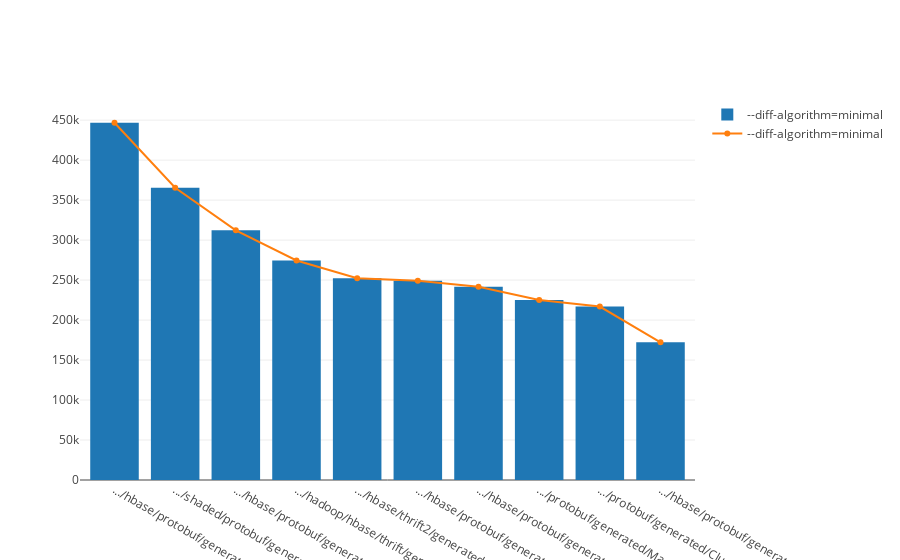

Notebook source saved alongside this figure:
### Code cell
trace7 = go.Bar(
    x=dfminimal['filename'][:10],
    y=dfminimal['SUM #line_changed'][:10],
    name='--diff-algorithm=minimal'
)

trace8 = go.Scatter(
    x=dfminimal['filename'][:10],
    y=dfminimal['SUM #line_changed'][:10],
    name='--diff-algorithm=minimal')

dt = [trace7, trace8]
layout = go.Layout(
    barmode='group'
)

init_notebook_mode(connected=True)
fig = go.Figure(data=dt, layout=layout)
iplot(fig, show_link=False)

### Figure 1 — Plotly figure (JSON) as saved in the notebook; plotly's stock layout.template omitted (floating-point values rounded to 4 significant figures)
{"data": [{"name": "--diff-algorithm=minimal", "type": "bar", "x": [".../hbase/protobuf/generated/MasterProtos.java", ".../shaded/protobuf/generated/MasterProtos.java", ".../hbase/protobuf/generated/ClientProtos.java", ".../hadoop/hbase/thrift/generated/Hbase.java", ".../hbase/thrift2/generated/THBaseService.java", ".../hbase/protobuf/generated/HBaseProtos.java", ".../hbase/protobuf/generated/QuotaProtos.java", ".../protobuf/generated/MasterProcedureProtos.java", ".../protobuf/generated/ClusterStatusProtos.java", ".../hbase/protobuf/generated/AdminProtos.java"], "y": [446760, 365406, 312192, 274488, 252391, 249090, 241684, 224998, 216900, 172168]}, {"name": "--diff-algorithm=minimal", "type": "scatter", "x": [".../hbase/protobuf/generated/MasterProtos.java", ".../shaded/protobuf/generated/MasterProtos.java", ".../hbase/protobuf/generated/ClientProtos.java", ".../hadoop/hbase/thrift/generated/Hbase.java", ".../hbase/thrift2/generated/THBaseService.java", ".../hbase/protobuf/generated/HBaseProtos.java", ".../hbase/protobuf/generated/QuotaProtos.java", ".../protobuf/generated/MasterProcedureProtos.java", ".../protobuf/generated/ClusterStatusProtos.java", ".../hbase/protobuf/generated/AdminProtos.java"], "y": [446760, 365406, 312192, 274488, 252391, 249090, 241684, 224998, 216900, 172168]}], "layout": {"barmode": "group"}}
